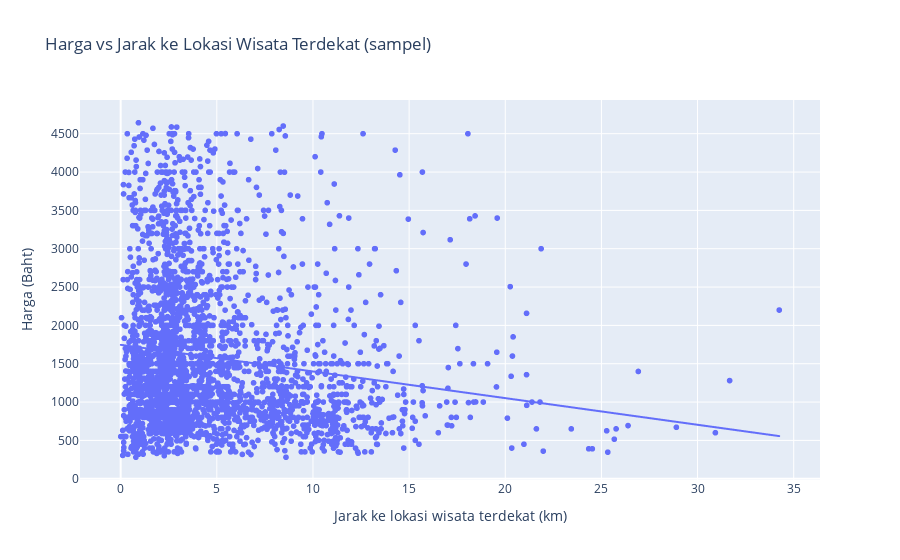
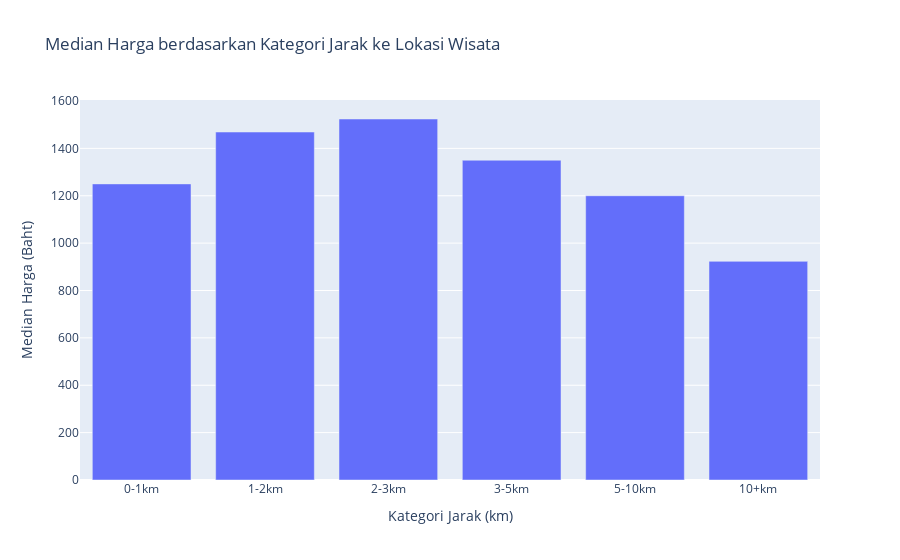

Notebook code for these charts, in order:
### Markdown cell above
***Harga vs Kedekatan Lokasi Wisata***

### Code cell
# Definisikan beberapa landmark wisata utama di Bangkok (lat, lon)
lokasi_wisata = {
    'Grand Palace': (13.7500, 100.4913),
    'Khao San Road': (13.7594, 100.4973),
    'Siam Paragon': (13.7461, 100.5344),
    'Chatuchak Market': (13.8000, 100.5535),
    'Asiatique': (13.7050, 100.5079)
}

from math import radians, cos, sin, asin, sqrt

# Fungsi haversine untuk menghitung jarak (km) antara dua koordinat
def haversine(lon1, lat1, lon2, lat2):
    # konversi derajat desimal ke radian
    lon1, lat1, lon2, lat2 = map(radians, [lon1, lat1, lon2, lat2])
    dlon = lon2 - lon1 
    dlat = lat2 - lat1 
    a = sin(dlat/2)**2 + cos(lat1) * cos(lat2) * sin(dlon/2)**2
    c = 2 * asin(sqrt(a))
    r = 6371 # jari-jari bumi dalam kilometer
    return c * r

# Hitung jarak ke lokasi wisata terdekat
def jarak_ke_wisata_terdekat(row):
    lat = row['latitude']
    lon = row['longitude']
    jarak_list = []
    for spot, (s_lat, s_lon) in lokasi_wisata.items():
        d = haversine(lon, lat, s_lon, s_lat)
        jarak_list.append(d)
    return min(jarak_list)

# Pastikan latitude & longitude tidak kosong
df = df.dropna(subset=['latitude','longitude']).copy()

# Tambahkan kolom jarak ke lokasi wisata terdekat
df['jarak_wisata_km'] = df.apply(jarak_ke_wisata_terdekat, axis=1)

# Analisis hubungan harga vs jarak (scatter plot dengan trendline OLS)
fig = px.scatter(
    df.sample(min(3000, len(df))), 
    x='jarak_wisata_km', 
    y='price', 
    trendline='ols',
    labels={'jarak_wisata_km':'Jarak ke lokasi wisata terdekat (km)','price':'Harga (Baht)'},
    title='Harga vs Jarak ke Lokasi Wisata Terdekat (sampel)'
)
fig.show()

# Buat kategori jarak (binning)
df['kategori_jarak'] = pd.cut(
    df['jarak_wisata_km'], 
    bins=[0,1,2,3,5,10,50], 
    labels=['0-1km','1-2km','2-3km','3-5km','5-10km','10+km']
)

# Hitung median harga per kategori jarak
median_jarak = df.groupby('kategori_jarak')['price'].median().reset_index()

# Visualisasi median harga berdasarkan kategori jarak
fig = px.bar(
    median_jarak, 
    x='kategori_jarak', 
    y='price', 
    title='Median Harga berdasarkan Kategori Jarak ke Lokasi Wisata',
    labels={'kategori_jarak':'Kategori Jarak (km)', 'price':'Median Harga (Baht)'}
)
fig.show()

### Figure 1 — Plotly figure (JSON) as saved in the notebook; plotly's stock layout.template omitted (floating-point values rounded to 4 significant figures; data arrays with more than 128 entries replaced by an {"elided": "..."} marker saying what was removed)
{"data": [{"hovertemplate": "Jarak ke lokasi wisata terdekat (km)=%{x}<br>Harga (Baht)=%{y}<extra></extra>", "legendgroup": "", "marker": {"color": "#636efa", "symbol": "circle"}, "mode": "markers", "name": "", "showlegend": false, "type": "scattergl", "x": {"elided": "3000 float values"}, "xaxis": "x", "y": {"elided": "3000 float values"}, "yaxis": "y"}, {"hovertemplate": "<b>OLS trendline</b><br>price = -34.7687 * jarak_wisata_km + 1746.65<br>R<sup>2</sup>=0.022171<br><br>Jarak ke lokasi wisata terdekat (km)=%{x}<br>Harga (Baht)=%{y} <b>(trend)</b><extra></extra>", "legendgroup": "", "marker": {"color": "#636efa", "symbol": "circle"}, "mode": "lines", "name": "", "showlegend": false, "type": "scattergl", "x": {"elided": "3000 float values"}, "xaxis": "x", "y": {"elided": "3000 float values"}, "yaxis": "y"}], "layout": {"legend": {"tracegroupgap": 0}, "title": {"text": "Harga vs Jarak ke Lokasi Wisata Terdekat (sampel)"}, "xaxis": {"anchor": "y", "domain": [0, 1], "title": {"text": "Jarak ke lokasi wisata terdekat (km)"}}, "yaxis": {"anchor": "x", "domain": [0, 1], "title": {"text": "Harga (Baht)"}}}}

### Figure 2 — Plotly figure (JSON) as saved in the notebook; plotly's stock layout.template omitted (floating-point values rounded to 4 significant figures)
{"data": [{"hovertemplate": "Kategori Jarak (km)=%{x}<br>Median Harga (Baht)=%{y}<extra></extra>", "legendgroup": "", "marker": {"color": "#636efa", "pattern": {"shape": ""}}, "name": "", "orientation": "v", "showlegend": false, "textposition": "auto", "type": "bar", "x": ["0-1km", "1-2km", "2-3km", "3-5km", "5-10km", "10+km"], "xaxis": "x", "y": [1250.0, 1469.0, 1524.0, 1350.0, 1200.0, 923.0], "yaxis": "y"}], "layout": {"barmode": "relative", "legend": {"tracegroupgap": 0}, "title": {"text": "Median Harga berdasarkan Kategori Jarak ke Lokasi Wisata"}, "xaxis": {"anchor": "y", "domain": [0, 1], "title": {"text": "Kategori Jarak (km)"}}, "yaxis": {"anchor": "x", "domain": [0, 1], "title": {"text": "Median Harga (Baht)"}}}}
